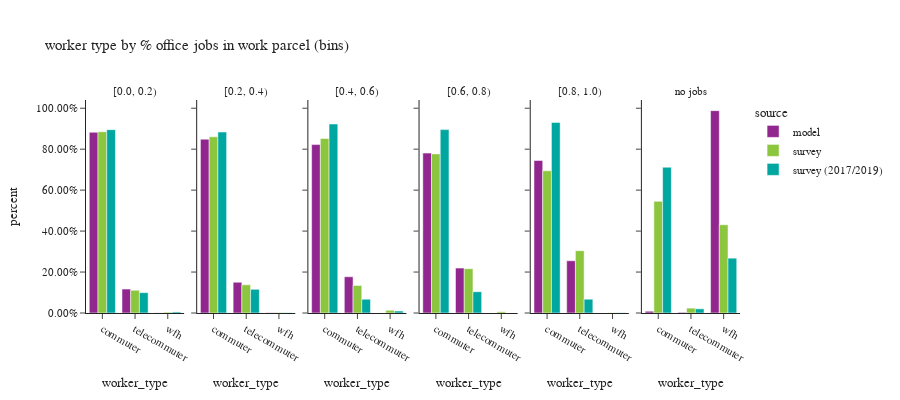

The code cell stored with this chart in its notebook:
### Code cell
df_worker_count = workers.groupby(['source','% office jobs (bins)','worker_type'])['pdexpfac']. \
    sum().reset_index()
df_worker_count['percent'] = df_worker_count.groupby(['source','% office jobs (bins)'], group_keys=False)['pdexpfac']. \
    apply(lambda x: x / float(x.sum()))
# df_worker_count
fig = px.bar(df_worker_count.sort_values(by=['source','% office jobs (bins)']), x='worker_type', y="percent", custom_data=['pdexpfac'],
             facet_col="% office jobs (bins)",color="source",
             barmode="group",
             title="worker type by % office jobs in work parcel (bins)")
fig.for_each_annotation(lambda a: a.update(text = a.text.split("=")[-1]))
fig.update_layout(height=400, width=900, font=dict(size=11))
fig.update_yaxes(tickformat = '.2%')
fig.update_xaxes(categoryorder='array', categoryarray= ['commuter','telecommuter','wfh'])
fig.show()

### Figure 1 — Plotly figure (JSON) as saved in the notebook; plotly's stock layout.template omitted (floating-point values rounded to 4 significant figures)
{"data": [{"alignmentgroup": "True", "customdata": [[1093000.0], [144900.0], [650.0]], "hovertemplate": "source=model<br>% office jobs (bins)=[0.0, 0.2)<br>worker_type=%{x}<br>percent=%{y}<extra></extra>", "legendgroup": "model", "marker": {"color": "#91268F", "pattern": {"shape": ""}}, "name": "model", "offsetgroup": "model", "orientation": "v", "showlegend": true, "textposition": "auto", "type": "bar", "x": ["commuter", "telecommuter", "wfh"], "xaxis": "x", "y": [0.8825, 0.117, 0.0005247], "yaxis": "y"}, {"alignmentgroup": "True", "customdata": [[221000.0], [39120.0], [250.0]], "hovertemplate": "source=model<br>% office jobs (bins)=[0.2, 0.4)<br>worker_type=%{x}<br>percent=%{y}<extra></extra>", "legendgroup": "model", "marker": {"color": "#91268F", "pattern": {"shape": ""}}, "name": "model", "offsetgroup": "model", "orientation": "v", "showlegend": false, "textposition": "auto", "type": "bar", "x": ["commuter", "telecommuter", "wfh"], "xaxis": "x2", "y": [0.8488, 0.1502, 0.0009601], "yaxis": "y2"}, {"alignmentgroup": "True", "customdata": [[149300.0], [32130.0], [100.0]], "hovertemplate": "source=model<br>% office jobs (bins)=[0.4, 0.6)<br>worker_type=%{x}<br>percent=%{y}<extra></extra>", "legendgroup": "model", "marker": {"color": "#91268F", "pattern": {"shape": ""}}, "name": "model", "offsetgroup": "model", "orientation": "v", "showlegend": false, "textposition": "auto", "type": "bar", "x": ["commuter", "telecommuter", "wfh"], "xaxis": "x3", "y": [0.8225, 0.177, 0.0005509], "yaxis": "y3"}, {"alignmentgroup": "True", "customdata": [[154600.0], [43400.0], [10.0]], "hovertemplate": "source=model<br>% office jobs (bins)=[0.6, 0.8)<br>worker_type=%{x}<br>percent=%{y}<extra></extra>", "legendgroup": "model", "marker": {"color": "#91268F", "pattern": {"shape": ""}}, "name": "model", "offsetgroup": "model", "orientation": "v", "showlegend": false, "textposition": "auto", "type": "bar", "x": ["commuter", "telecommuter", "wfh"], "xaxis": "x4", "y": [0.7808, 0.2192, 5.05e-05], "yaxis": "y4"}, {"alignmentgroup": "True", "customdata": [[243200.0], [83320.0], [10.0]], "hovertemplate": "source=model<br>% office jobs (bins)=[0.8, 1.0)<br>worker_type=%{x}<br>percent=%{y}<extra></extra>", "legendgroup": "model", "marker": {"color": "#91268F", "pattern": {"shape": ""}}, "name": "model", "offsetgroup": "model", "orientation": "v", "showlegend": false, "textposition": "auto", "type": "bar", "x": ["commuter", "telecommuter", "wfh"], "xaxis": "x5", "y": [0.7448, 0.2552, 3.063e-05], "yaxis": "y5"}, {"alignmentgroup": "True", "customdata": [[80.0], [30.0], [9200.0]], "hovertemplate": "source=model<br>% office jobs (bins)=no jobs<br>worker_type=%{x}<br>percent=%{y}<extra></extra>", "legendgroup": "model", "marker": {"color": "#91268F", "pattern": {"shape": ""}}, "name": "model", "offsetgroup": "model", "orientation": "v", "showlegend": false, "textposition": "auto", "type": "bar", "x": ["commuter", "telecommuter", "wfh"], "xaxis": "x6", "y": [0.008593, 0.003222, 0.9882], "yaxis": "y6"}, {"alignmentgroup": "True", "customdata": [[524400.0], [65810.0], [2277.0]], "hovertemplate": "source=survey<br>% office jobs (bins)=[0.0, 0.2)<br>worker_type=%{x}<br>percent=%{y}<extra></extra>", "legendgroup": "survey", "marker": {"color": "#8CC63E", "pattern": {"shape": ""}}, "name": "survey", "offsetgroup": "survey", "orientation": "v", "showlegend": true, "textposition": "auto", "type": "bar", "x": ["commuter", "telecommuter", "wfh"], "xaxis": "x", "y": [0.8851, 0.1111, 0.003843], "yaxis": "y"}, {"alignmentgroup": "True", "customdata": [[152300.0], [24350.0], [363.7]], "hovertemplate": "source=survey<br>% office jobs (bins)=[0.2, 0.4)<br>worker_type=%{x}<br>percent=%{y}<extra></extra>", "legendgroup": "survey", "marker": {"color": "#8CC63E", "pattern": {"shape": ""}}, "name": "survey", "offsetgroup": "survey", "orientation": "v", "showlegend": false, "textposition": "auto", "type": "bar", "x": ["commuter", "telecommuter", "wfh"], "xaxis": "x2", "y": [0.8604, 0.1376, 0.002055], "yaxis": "y2"}, {"alignmentgroup": "True", "customdata": [[74270.0], [11740.0], [1143.0]], "hovertemplate": "source=survey<br>% office jobs (bins)=[0.4, 0.6)<br>worker_type=%{x}<br>percent=%{y}<extra></extra>", "legendgroup": "survey", "marker": {"color": "#8CC63E", "pattern": {"shape": ""}}, "name": "survey", "offsetgroup": "survey", "orientation": "v", "showlegend": false, "textposition": "auto", "type": "bar", "x": ["commuter", "telecommuter", "wfh"], "xaxis": "x3", "y": [0.8522, 0.1347, 0.01311], "yaxis": "y3"}, {"alignmentgroup": "True", "customdata": [[59390.0], [16560.0], [482.4]], "hovertemplate": "source=survey<br>% office jobs (bins)=[0.6, 0.8)<br>worker_type=%{x}<br>percent=%{y}<extra></extra>", "legendgroup": "survey", "marker": {"color": "#8CC63E", "pattern": {"shape": ""}}, "name": "survey", "offsetgroup": "survey", "orientation": "v", "showlegend": false, "textposition": "auto", "type": "bar", "x": ["commuter", "telecommuter", "wfh"], "xaxis": "x4", "y": [0.7771, 0.2166, 0.006311], "yaxis": "y4"}, {"alignmentgroup": "True", "customdata": [[89690.0], [39310.0], [153.3]], "hovertemplate": "source=survey<br>% office jobs (bins)=[0.8, 1.0)<br>worker_type=%{x}<br>percent=%{y}<extra></extra>", "legendgroup": "survey", "marker": {"color": "#8CC63E", "pattern": {"shape": ""}}, "name": "survey", "offsetgroup": "survey", "orientation": "v", "showlegend": false, "textposition": "auto", "type": "bar", "x": ["commuter", "telecommuter", "wfh"], "xaxis": "x5", "y": [0.6944, 0.3044, 0.001187], "yaxis": "y5"}, {"alignmentgroup": "True", "customdata": [[269600.0], [11750.0], [213200.0]], "hovertemplate": "source=survey<br>% office jobs (bins)=no jobs<br>worker_type=%{x}<br>percent=%{y}<extra></extra>", "legendgroup": "survey", "marker": {"color": "#8CC63E", "pattern": {"shape": ""}}, "name": "survey", "offsetgroup": "survey", "orientation": "v", "showlegend": false, "textposition": "auto", "type": "bar", "x": ["commuter", "telecommuter", "wfh"], "xaxis": "x6", "y": [0.5452, 0.02377, 0.431], "yaxis": "y6"}, {"alignmentgroup": "True", "customdata": [[446900.0], [49600.0], [2575.0]], "hovertemplate": "source=survey (2017/2019)<br>% office jobs (bins)=[0.0, 0.2)<br>worker_type=%{x}<br>percent=%{y}<extra></extra>", "legendgroup": "survey (2017/2019)", "marker": {"color": "#00A7A0", "pattern": {"shape": ""}}, "name": "survey (2017/2019)", "offsetgroup": "survey (2017/2019)", "orientation": "v", "showlegend": true, "textposition": "auto", "type": "bar", "x": ["commuter", "telecommuter", "wfh"], "xaxis": "x", "y": [0.8955, 0.09939, 0.00516], "yaxis": "y"}, {"alignmentgroup": "True", "customdata": [[162000.0], [21160.0], [164.8]], "hovertemplate": "source=survey (2017/2019)<br>% office jobs (bins)=[0.2, 0.4)<br>worker_type=%{x}<br>percent=%{y}<extra></extra>", "legendgroup": "survey (2017/2019)", "marker": {"color": "#00A7A0", "pattern": {"shape": ""}}, "name": "survey (2017/2019)", "offsetgroup": "survey (2017/2019)", "orientation": "v", "showlegend": false, "textposition": "auto", "type": "bar", "x": ["commuter", "telecommuter", "wfh"], "xaxis": "x2", "y": [0.8837, 0.1154, 0.0008984], "yaxis": "y2"}, {"alignmentgroup": "True", "customdata": [[68570.0], [5007.0], [719.1]], "hovertemplate": "source=survey (2017/2019)<br>% office jobs (bins)=[0.4, 0.6)<br>worker_type=%{x}<br>percent=%{y}<extra></extra>", "legendgroup": "survey (2017/2019)", "marker": {"color": "#00A7A0", "pattern": {"shape": ""}}, "name": "survey (2017/2019)", "offsetgroup": "survey (2017/2019)", "orientation": "v", "showlegend": false, "textposition": "auto", "type": "bar", "x": ["commuter", "telecommuter", "wfh"], "xaxis": "x3", "y": [0.9229, 0.06739, 0.009679], "yaxis": "y3"}, {"alignmentgroup": "True", "customdata": [[78260.0], [9076.0], [47.52]], "hovertemplate": "source=survey (2017/2019)<br>% office jobs (bins)=[0.6, 0.8)<br>worker_type=%{x}<br>percent=%{y}<extra></extra>", "legendgroup": "survey (2017/2019)", "marker": {"color": "#00A7A0", "pattern": {"shape": ""}}, "name": "survey (2017/2019)", "offsetgroup": "survey (2017/2019)", "orientation": "v", "showlegend": false, "textposition": "auto", "type": "bar", "x": ["commuter", "telecommuter", "wfh"], "xaxis": "x4", "y": [0.8956, 0.1039, 0.0005438], "yaxis": "y4"}, {"alignmentgroup": "True", "customdata": [[148300.0], [10790.0], [272.2]], "hovertemplate": "source=survey (2017/2019)<br>% office jobs (bins)=[0.8, 1.0)<br>worker_type=%{x}<br>percent=%{y}<extra></extra>", "legendgroup": "survey (2017/2019)", "marker": {"color": "#00A7A0", "pattern": {"shape": ""}}, "name": "survey (2017/2019)", "offsetgroup": "survey (2017/2019)", "orientation": "v", "showlegend": false, "textposition": "auto", "type": "bar", "x": ["commuter", "telecommuter", "wfh"], "xaxis": "x5", "y": [0.9306, 0.0677, 0.001708], "yaxis": "y5"}, {"alignmentgroup": "True", "customdata": [[234900.0], [6717.0], [88360.0]], "hovertemplate": "source=survey (2017/2019)<br>% office jobs (bins)=no jobs<br>worker_type=%{x}<br>percent=%{y}<extra></extra>", "legendgroup": "survey (2017/2019)", "marker": {"color": "#00A7A0", "pattern": {"shape": ""}}, "name": "survey (2017/2019)", "offsetgroup": "survey (2017/2019)", "orientation": "v", "showlegend": false, "textposition": "auto", "type": "bar", "x": ["commuter", "telecommuter", "wfh"], "xaxis": "x6", "y": [0.7119, 0.02035, 0.2677], "yaxis": "y6"}], "layout": {"annotations": [{"font": {}, "showarrow": false, "text": "[0.0, 0.2)", "x": 0.075, "xanchor": "center", "xref": "paper", "y": 1.0, "yanchor": "bottom", "yref": "paper"}, {"font": {}, "showarrow": false, "text": "[0.2, 0.4)", "x": 0.245, "xanchor": "center", "xref": "paper", "y": 1.0, "yanchor": "bottom", "yref": "paper"}, {"font": {}, "showarrow": false, "text": "[0.4, 0.6)", "x": 0.415, "xanchor": "center", "xref": "paper", "y": 1.0, "yanchor": "bottom", "yref": "paper"}, {"font": {}, "showarrow": false, "text": "[0.6, 0.8)", "x": 0.585, "xanchor": "center", "xref": "paper", "y": 1.0, "yanchor": "bottom", "yref": "paper"}, {"font": {}, "showarrow": false, "text": "[0.8, 1.0)", "x": 0.755, "xanchor": "center", "xref": "paper", "y": 1.0, "yanchor": "bottom", "yref": "paper"}, {"font": {}, "showarrow": false, "text": "no jobs", "x": 0.925, "xanchor": "center", "xref": "paper", "y": 1.0, "yanchor": "bottom", "yref": "paper"}], "barmode": "group", "font": {"size": 11}, "height": 400, "legend": {"title": {"text": "source"}, "tracegroupgap": 0}, "title": {"text": "worker type by % office jobs in work parcel (bins)"}, "width": 900, "xaxis": {"anchor": "y", "categoryarray": ["commuter", "telecommuter", "wfh"], "categoryorder": "array", "domain": [0.0, 0.15], "title": {"text": "worker_type"}}, "xaxis2": {"anchor": "y2", "categoryarray": ["commuter", "telecommuter", "wfh"], "categoryorder": "array", "domain": [0.17, 0.32], "matches": "x", "title": {"text": "worker_type"}}, "xaxis3": {"anchor": "y3", "categoryarray": ["commuter", "telecommuter", "wfh"], "categoryorder": "array", "domain": [0.34, 0.49], "matches": "x", "title": {"text": "worker_type"}}, "xaxis4": {"anchor": "y4", "categoryarray": ["commuter", "telecommuter", "wfh"], "categoryorder": "array", "domain": [0.51, 0.66], "matches": "x", "title": {"text": "worker_type"}}, "xaxis5": {"anchor": "y5", "categoryarray": ["commuter", "telecommuter", "wfh"], "categoryorder": "array", "domain": [0.68, 0.83], "matches": "x", "title": {"text": "worker_type"}}, "xaxis6": {"anchor": "y6", "categoryarray": ["commuter", "telecommuter", "wfh"], "categoryorder": "array", "domain": [0.85, 1.0], "matches": "x", "title": {"text": "worker_type"}}, "yaxis": {"anchor": "x", "domain": [0.0, 1.0], "tickformat": ".2%", "title": {"text": "percent"}}, "yaxis2": {"anchor": "x2", "domain": [0.0, 1.0], "matches": "y", "showticklabels": false, "tickformat": ".2%"}, "yaxis3": {"anchor": "x3", "domain": [0.0, 1.0], "matches": "y", "showticklabels": false, "tickformat": ".2%"}, "yaxis4": {"anchor": "x4", "domain": [0.0, 1.0], "matches": "y", "showticklabels": false, "tickformat": ".2%"}, "yaxis5": {"anchor": "x5", "domain": [0.0, 1.0], "matches": "y", "showticklabels": false, "tickformat": ".2%"}, "yaxis6": {"anchor": "x6", "domain": [0.0, 1.0], "matches": "y", "showticklabels": false, "tickformat": ".2%"}}}
